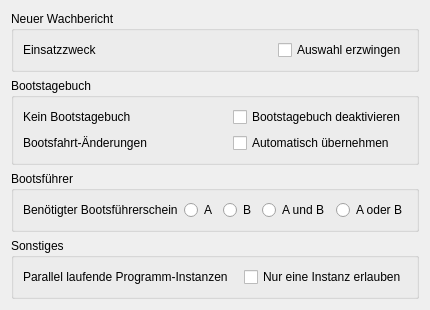
     <widget class="QWidget" name="extended_tab">
      <attribute name="title">
       <string>Erweitert</string>
      </attribute>
      <layout class="QVBoxLayout" name="verticalLayout_5">
       <item>
        <widget class="QGroupBox" name="newReport_groupBox">
         <property name="title">
          <string>Neuer Wachbericht</string>
         </property>
         <layout class="QGridLayout" name="gridLayout_3">
          <item row="0" column="0">
           <widget class="QLabel" name="forceSelectDutyPurpose_label">
            <property name="text">
             <string>Einsatzzweck</string>
            </property>
           </widget>
          </item>
          <item row="0" column="1">
           <widget class="QCheckBox" name="forceSelectDutyPurpose_checkBox">
            <property name="sizePolicy">
             <sizepolicy hsizetype="Maximum" vsizetype="Fixed">
              <horstretch>0</horstretch>
              <verstretch>0</verstretch>
             </sizepolicy>
            </property>
            <property name="text">
             <string>Auswahl erzwingen</string>
            </property>
           </widget>
          </item>
         </layout>
        </widget>
       </item>
       <item>
        <widget class="QGroupBox" name="boatLog_groupBox">
         <property name="title">
          <string>Bootstagebuch</string>
         </property>
         <layout class="QGridLayout" name="gridLayout">
          <item row="0" column="0">
           <widget class="QLabel" name="disableBoatLog_label">
            <property name="text">
             <string>Kein Bootstagebuch</string>
            </property>
           </widget>
          </item>
          <item row="0" column="1">
           <widget class="QCheckBox" name="disableBoatLog_checkBox">
            <property name="sizePolicy">
             <sizepolicy hsizetype="Maximum" vsizetype="Fixed">
              <horstretch>0</horstretch>
              <verstretch>0</verstretch>
             </sizepolicy>
            </property>
            <property name="text">
             <string>Bootstagebuch deaktivieren</string>
            </property>
           </widget>
          </item>
          <item row="1" column="0">
           <widget class="QLabel" name="boatDriveAutoApplyChanges_label">
            <property name="text">
             <string>Bootsfahrt-Änderungen</string>
            </property>
           </widget>
          </item>
          <item row="1" column="1">
           <widget class="QCheckBox" name="boatDriveAutoApplyChanges_checkBox">
            <property name="sizePolicy">
             <sizepolicy hsizetype="Maximum" vsizetype="Fixed">
              <horstretch>0</horstretch>
              <verstretch>0</verstretch>
             </sizepolicy>
            </property>
            <property name="text">
             <string>Automatisch übernehmen</string>
            </property>
           </widget>
          </item>
         </layout>
        </widget>
       </item>
       <item>
        <widget class="QGroupBox" name="boatmanQualifications_groupBox">
         <property name="title">
          <string>Bootsführer</string>
         </property>
         <layout class="QHBoxLayout" name="horizontalLayout">
          <item>
           <widget class="QLabel" name="boatingLicense_label">
            <property name="text">
             <string>Benötigter Bootsführerschein</string>
            </property>
           </widget>
          </item>
          <item>
           <spacer name="boatingLicense_horizontalSpacer">
            <property name="orientation">
             <enum>Qt::Horizontal</enum>
            </property>
            <property name="sizeHint" stdset="0">
             <size>
              <width>0</width>
              <height>0</height>
             </size>
            </property>
           </spacer>
          </item>
          <item>
           <widget class="QRadioButton" name="boatingLicenseA_radioButton">
            <property name="text">
             <string>A</string>
            </property>
           </widget>
          </item>
          <item>
           <widget class="QRadioButton" name="boatingLicenseB_radioButton">
            <property name="text">
             <string>B</string>
            </property>
           </widget>
          </item>
          <item>
           <widget class="QRadioButton" name="boatingLicenseAB_radioButton">
            <property name="text">
             <string>A und B</string>
            </property>
           </widget>
          </item>
          <item>
           <widget class="QRadioButton" name="boatingLicenseAny_radioButton">
            <property name="text">
             <string>A oder B</string>
            </property>
           </widget>
          </item>
         </layout>
        </widget>
       </item>
       <item>
        <widget class="QGroupBox" name="miscellaneous_groupBox">
         <property name="title">
          <string>Sonstiges</string>
         </property>
         <layout class="QGridLayout" name="gridLayout_2">
          <item row="0" column="1">
           <widget class="QCheckBox" name="singleInstance_checkBox">
            <property name="sizePolicy">
             <sizepolicy hsizetype="Maximum" vsizetype="Fixed">
              <horstretch>0</horstretch>
              <verstretch>0</verstretch>
             </sizepolicy>
            </property>
            <property name="text">
             <string>Nur eine Instanz erlauben</string>
            </property>
           </widget>
          </item>
          <item row="0" column="0">
           <widget class="QLabel" name="singleInstance_label">
            <property name="text">
             <string>Parallel laufende Programm-Instanzen</string>
            </property>
           </widget>
          </item>
         </layout>
        </widget>
       </item>
       <item>
        <spacer name="extendedTab_verticalSpacer">
         <property name="orientation">
          <enum>Qt::Vertical</enum>
         </property>
         <property name="sizeHint" stdset="0">
          <size>
           <width>0</width>
           <height>0</height>
          </size>
         </property>
        </spacer>
       </item>
      </layout>
     </widget>
